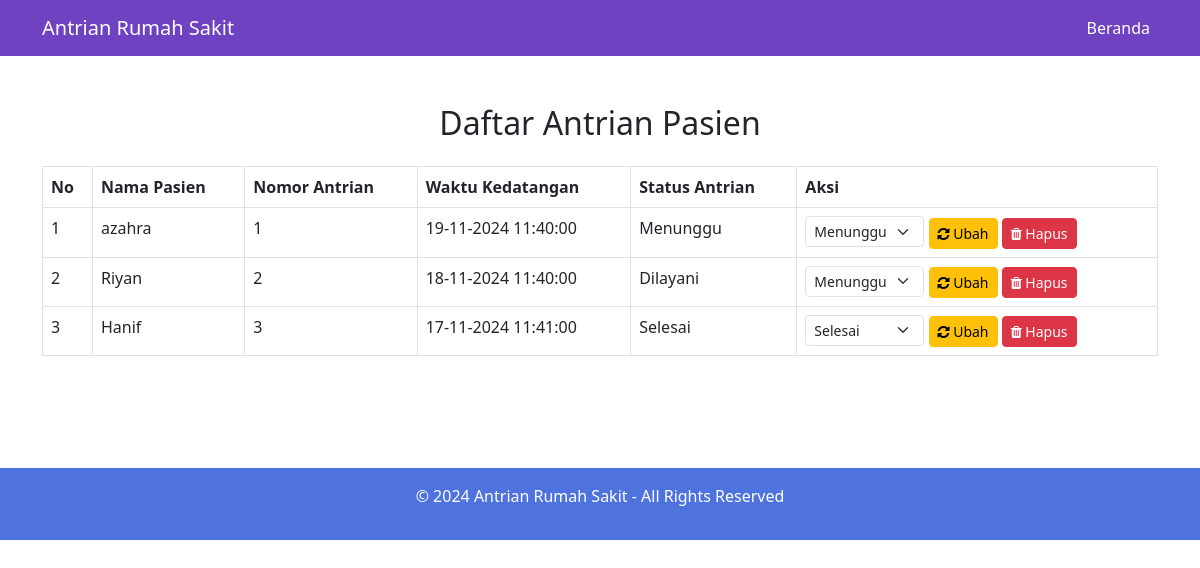
The page /modul/daftar_antrian.php on the database its author committed.
### tables this page shows
CREATE TABLE `antrian` (
  `id` int(11) NOT NULL,
  `nama_pasien` varchar(100) NOT NULL,
  `nomor_antrian` int(11) NOT NULL,
  `waktu_kedatangan` datetime NOT NULL,
  `status_antrian` varchar(20) NOT NULL DEFAULT 'Menunggu'
);

### modul/daftar_antrian.php (the view, shortened to what this page needs)
<?php
include '../lib/koneksi.php';
$sql = "SELECT * FROM antrian ORDER BY nomor_antrian ASC";
$stmt = $conn->prepare($sql);
$stmt->execute();
$antrian = $stmt->fetchAll(PDO::FETCH_ASSOC);
?>
<!DOCTYPE html>
<html lang="id">
<head>
    <link href="https://cdn.jsdelivr.net/npm/bootstrap@5.3.0-alpha1/dist/css/bootstrap.min.css" rel="stylesheet">
    <link href="https://cdn.jsdelivr.net/npm/font-awesome/css/font-awesome.min.css" rel="stylesheet">
</head>
<body>
    <nav class="navbar navbar-expand-lg navbar-custom">
        <div class="container">
            <a class="navbar-brand" href="#">Antrian Rumah Sakit</a>
            <div class="collapse navbar-collapse" id="navbarNav">
                <ul class="navbar-nav ms-auto">
                    <li class="nav-item">
                        <a class="nav-link" href="../index.php">Beranda</a>
                    </li>
                </ul>
            </div>
        </div>
    </nav>
    <div class="container my-5">
        <h2 class="text-center mb-4">Daftar Antrian Pasien</h2>
        <table class="table table-bordered">
            <thead>
                <tr>
                    <th>No</th>
                    <th>Nama Pasien</th>
                    <th>Nomor Antrian</th>
                    <th>Waktu Kedatangan</th>
                    <th>Status Antrian</th>
                    <th>Aksi</th>
                </tr>
            </thead>
            <tbody>
                <?php if (count($antrian) > 0): ?>
                    <?php foreach ($antrian as $index => $row): ?>
                        <tr>
                            <td><?php echo $index + 1; ?></td>
                            <td><?php echo htmlspecialchars($row['nama_pasien']); ?></td>
                            <td><?php echo htmlspecialchars($row['nomor_antrian']); ?></td>
                            <td><?php echo htmlspecialchars(date("d-m-Y H:i:s", strtotime($row['waktu_kedatangan']))); ?></td>
                            <td><?php echo htmlspecialchars($row['status_antrian']); ?></td>
                    <td>
                        <form action="ubah_status.php" method="POST" style="display: inline;">
                            <select name="statusAntrian" class="form-select form-select-sm" style="display: inline-block; width: auto;">
                                <option value="Menunggu" <?= $row['status_antrian'] === 'Menunggu' ? 'selected' : ''; ?>>Menunggu</option>
                                <option value="Selesai" <?= $row['status_antrian'] === 'Selesai' ? 'selected' : ''; ?>>Selesai</option>
                            </select>
                            <button type="submit" class="btn btn-warning btn-sm"><i class="fa fa-refresh"></i> Ubah</button>
                        </form>
                        <a href="hapus_antrian.php?id=<?= htmlspecialchars($row['id']); ?>"
                        class="btn btn-danger btn-sm"
                        onclick="return confirm('Apakah Anda yakin ingin menghapus data ini?');">
                        <i class="fa fa-trash"></i> Hapus
                        </a>
                    </td>
                        </tr>
                    <?php endforeach; ?>
                <?php else: ?>
                    <tr>
                        <td colspan="6" class="text-center">Belum ada data antrian.</td>
                    </tr>
                <?php endif; ?>
            </tbody>
        </table>
    </div>
    <footer class="py-3 mt-5">
        <p>&copy; 2024 Antrian Rumah Sakit - All Rights Reserved</p>
    </footer>
</body>
</html>

### modul/daftar_antrian.php (style rules this page uses)
html, body { height: 100%; margin: 0; display: flex; flex-direction: column; }
.navbar-custom { background-color: #6f42c1; }
.navbar-custom .navbar-brand, .navbar-custom .nav-link { color: #fff; }
footer { background-color: #4e73df; color: white; padding: 10px 0; text-align: center; width: 100%; }

### rows shown on the page
antrian: nama_pasien "azahra", nomor_antrian "1", waktu_kedatangan "19-11-2024 11:40:00", status_antrian "Menunggu", statusAntrian "Menunggu"
antrian: nama_pasien "Riyan", nomor_antrian "2", waktu_kedatangan "18-11-2024 11:40:00", status_antrian "Dilayani"
antrian: nama_pasien "Hanif", nomor_antrian "3", waktu_kedatangan "17-11-2024 11:41:00", status_antrian "Selesai", statusAntrian "Selesai"
